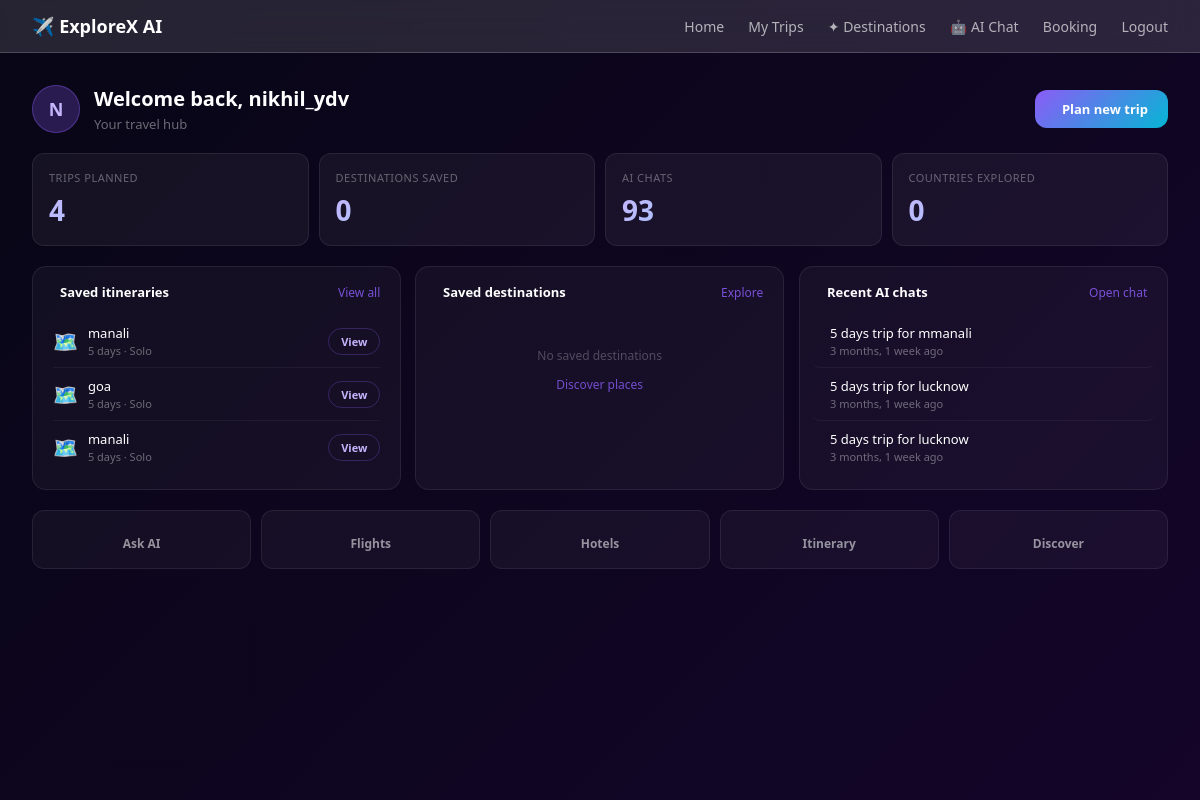
/users/dashboard/ (signed in), run on the app's committed database.
### users/models.py (models this page shows, shortened)
class CustomUser(AbstractUser):
    phone = models.CharField(max_length=20, blank=True)
    profile_picture = models.ImageField(upload_to='profiles/', blank=True, null=True)

### itinerary/models.py (models this page shows, shortened)
class Itinerary(models.Model):
    user = models.ForeignKey(settings.AUTH_USER_MODEL, on_delete=models.CASCADE)
    destination = models.CharField(max_length=200)
    start_date = models.DateField()
    duration_days = models.IntegerField()
    travellers = models.CharField(max_length=100)
    budget = models.CharField(max_length=100)
    travel_style = models.CharField(max_length=100)
    interests = models.JSONField(default=list)
    itinerary_data = models.JSONField(default=dict)
    created_at = models.DateTimeField(auto_now_add=True)
    class Meta:
        ordering = ['-created_at']

### chatbot/models.py (models this page shows, shortened)
class ChatHistory(models.Model):
    user = models.ForeignKey(
        settings.AUTH_USER_MODEL,
        on_delete=models.CASCADE
    )
    message = models.TextField()
    response = models.TextField()
    created_at = models.DateTimeField(auto_now_add=True)

### users/views.py (the view)
@login_required(login_url="login")
def dashboard(request):
    try:
        from chatbot.models import ChatHistory
        recent_chats = ChatHistory.objects.filter(
            user=request.user
        ).order_by('-created_at')[:3]
        chat_count = ChatHistory.objects.filter(user=request.user).count()
    except Exception:
        recent_chats = []
        chat_count = 0
    try:
        from itinerary.models import Itinerary
        itineraries = Itinerary.objects.filter(
            user=request.user
        ).order_by('-created_at')[:3]
        trip_count = Itinerary.objects.filter(user=request.user).count()
        upcoming_trip = Itinerary.objects.filter(
            user=request.user,
            start_date__gte=datetime.date.today()
        ).order_by('start_date').first()
    except Exception:
        itineraries = []
        trip_count = 0
        upcoming_trip = None
    try:
        from recommendation.models import SavedDestination
        saved_destinations = SavedDestination.objects.filter(
            user=request.user
        ).order_by('-saved_at')[:3]
        dest_count = SavedDestination.objects.filter(user=request.user).count()
        country_count = SavedDestination.objects.filter(
            user=request.user
        ).values('country').distinct().count()
    except Exception:
        saved_destinations = []
        dest_count = 0
        country_count = 0
    stats = {
        'trips': trip_count,
        'destinations': dest_count,
        'chats': chat_count,
        'countries': country_count,
    }
    return render(request, "users/dashboard.html", {
        'itineraries': itineraries,
        'saved_destinations': saved_destinations,
        'recent_chats': recent_chats,
        'stats': stats,
        'upcoming_trip': upcoming_trip,
    })

### templates/users/dashboard.html (shortened to what this page needs)
{% extends "base.html" %}
{% block content %}
<div class="dashboard-page">
  <div class="db-header">
    <div class="db-welcome">
      <div class="db-avatar">{{ user.username|first|upper }}</div>
      <div>
        <h1>Welcome back, {{ user.username }}</h1>
        <p>Your travel hub</p>
      </div>
    </div>
    <a href="/itinerary/create/" class="btn-new-trip">
       Plan new trip
    </a>
  </div>
  <div class="stats-grid">
    <div class="stat-card">
      <div class="stat-label">Trips planned</div>
      <div class="stat-val">{{ stats.trips }}</div>
    </div>
    <div class="stat-card">
      <div class="stat-label">Destinations saved</div>
      <div class="stat-val">{{ stats.destinations }}</div>
    </div>
    <div class="stat-card">
      <div class="stat-label">AI chats</div>
      <div class="stat-val">{{ stats.chats }}</div>
    </div>
    <div class="stat-card">
      <div class="stat-label">Countries explored</div>
      <div class="stat-val">{{ stats.countries }}</div>
    </div>
  </div>
  <div class="db-grid">
    <div class="db-card">
      <div class="dc-header">
        <div class="dc-title">
          Saved itineraries
        </div>
        <a href="/itinerary/" class="dc-link">View all</a>
      </div>
      {% for itin in itineraries %}
      <div class="dc-row">
        <div class="dc-row-left">
          <span class="dc-emoji">🗺️</span>
          <div>
            <div class="dc-name">{{ itin.destination }}</div>
            <div class="dc-meta">{{ itin.duration_days }} days · {{ itin.travellers }}</div>
          </div>
        </div>
        <a href="/itinerary/{{ itin.pk }}/" class="btn-sm">View</a>
      </div>
      {% empty %}
      <div class="dc-empty">
        <i class="ti ti-map-off"></i>
        <p>No itineraries yet</p>
        <a href="/itinerary/create/">Create one</a>
      </div>
      {% endfor %}
    </div>
    <div class="db-card">
      <div class="dc-header">
        <div class="dc-title">
          Saved destinations
        </div>
        <a href="/recommendation/" class="dc-link">Explore</a>
      </div>
      {% for dest in saved_destinations %}
      <div class="dc-row">
        <div class="dc-row-left">
          <span class="dc-emoji">📍</span>
          <div>
            <div class="dc-name">{{ dest.destination_name }}</div>
            <div class="dc-meta">{{ dest.country }} · Match {{ dest.match_score }}%</div>
          </div>
        </div>
        <span class="badge-saved">Saved</span>
      </div>
      {% empty %}
      <div class="dc-empty">
        <p>No saved destinations</p>
        <a href="/recommendation/">Discover places</a>
      </div>
      {% endfor %}
    </div>
    <div class="db-card">
      <div class="dc-header">
        <div class="dc-title">
          Recent AI chats
        </div>
        <a href="/chat/" class="dc-link">Open chat</a>
      </div>
      {% for chat in recent_chats %}
      <a href="/chat/" class="dc-row dc-row-link">
        <div class="dc-row-left">
          <div>
            <div class="dc-name">{{ chat.message|truncatechars:32 }}</div>
            <div class="dc-meta">{{ chat.created_at|timesince }} ago</div>
          </div>
        </div>
      </a>
      {% empty %}
      <div class="dc-empty">
        <i class="ti ti-message-off"></i>
        <p>No chats yet</p>
        <a href="/chat/">Start chatting</a>
      </div>
      {% endfor %}
    </div>
  </div>
  <div class="quick-actions">
    <a href="/chatbot/" class="qa-btn">
      <span>Ask AI</span>
    </a>
    <a href="/booking/" class="qa-btn">
      <span>Flights</span>
    </a>
    <a href="/booking/" class="qa-btn">
      <span>Hotels</span>
    </a>
    <a href="/itinerary/create/" class="qa-btn">
      <span>Itinerary</span>
    </a>
    <a href="/recommendation/" class="qa-btn">
      <span>Discover</span>
    </a>
  </div>
</div>
{% endblock %}

### templates/base.html (shortened to what this page needs)
<!DOCTYPE html>
<html lang="en">
<head>
  <link rel="stylesheet" href="https://cdn.jsdelivr.net/npm/@tabler/icons-webfont@latest/dist/tabler-icons.min.css"/>
</head>
<body>
<div class="bg-anim"></div>
<div class="orb orb1"></div>
<div class="orb orb2"></div>
<div class="orb orb3"></div>
<div class="stars-bg" id="stars-bg"></div>
<nav class="main-nav">
    <a href="{% url 'home' %}" class="nav-brand">
        ✈️ ExploreX AI
    </a>
    <div class="nav-links">
        <a href="{% url 'home' %}">Home</a>
        {% if user.is_authenticated %}
<a href="{% url 'dashboard' %}">My Trips</a>
            <a href="{% url 'recommendation:recommendation' %}">✦ Destinations</a>
            <a href="{% url 'chatbot:chat' %}">🤖 AI Chat</a>
            <a href="{% url 'booking:home' %}">Booking</a>
            <a href="{% url 'logout' %}">Logout</a>
        {% else %}
            <a href="{% url 'login' %}">Sign In</a>
            <a href="{% url 'register' %}" class="nav-btn">
                Get Started
            </a>
        {% endif %}
    </div>
</nav>
<main>{% block content %}{% endblock %}</main>
</body>
</html>

### templates/base.html (style rules this page uses)
* { box-sizing:border-box;margin:0;padding:0 }
body { font-family:'Segoe UI',system-ui,sans-serif;min-height:100vh;background:#0f0c29;position:relative;overflow-x:hidden }
.bg-anim { position:fixed;inset:0;background:linear-gradient(135deg,#0f0c29,#302b63,#24243e);background-size:400% 400%;animation:colorShift 8s ease infinite;z-index:0 }
.orb { position:fixed;border-radius:50%;filter:blur(70px);pointer-events:none;z-index:0 }
.orb1 { width:350px;height:350px;background:rgba(120,80,255,0.3);top:-80px;left:-80px;animation:float1 7s ease-in-out infinite }
.orb2 { width:250px;height:250px;background:rgba(0,200,255,0.2);top:10%;right:-60px;animation:float2 5s ease-in-out infinite }
.orb3 { width:200px;height:200px;background:rgba(255,80,180,0.18);bottom:10%;left:30%;animation:float1 9s ease-in-out infinite }
.stars-bg { position:fixed;inset:0;z-index:0;pointer-events:none }
nav.main-nav { position:relative;z-index:100;display:flex;align-items:center;justify-content:space-between;padding:14px 32px;background:rgba(255,255,255,0.12);backdrop-filter:blur(18px);border-bottom:1px solid rgba(255,255,255,0.18) }
.nav-brand { font-size:18px;font-weight:700;color:#fff;text-decoration:none;display:flex;align-items:center;gap:8px }
.nav-links a { margin-left:20px;font-size:14px;color:rgba(255,255,255,0.65);text-decoration:none;transition:color 0.2s }
main { position:relative;z-index:10; }

### data on the page
CustomUser: username|first "N", username "nikhil_ydv"
Itinerary: destination "manali", duration_days "5", travellers "Solo"
Itinerary: destination "goa", duration_days "5", travellers "Solo"
Itinerary: destination "manali", duration_days "5", travellers "Solo"
ChatHistory: message "5 days trip for mmanali", created_at "3 months, 1 week"
ChatHistory: message "5 days trip for lucknow", created_at "3 months, 1 week"
ChatHistory: message "5 days trip for lucknow", created_at "3 months, 1 week"

### other printed values
{{ stats.trips }} "4"
{{ stats.destinations }} "0"
{{ stats.chats }} "93"
{{ stats.countries }} "0"
